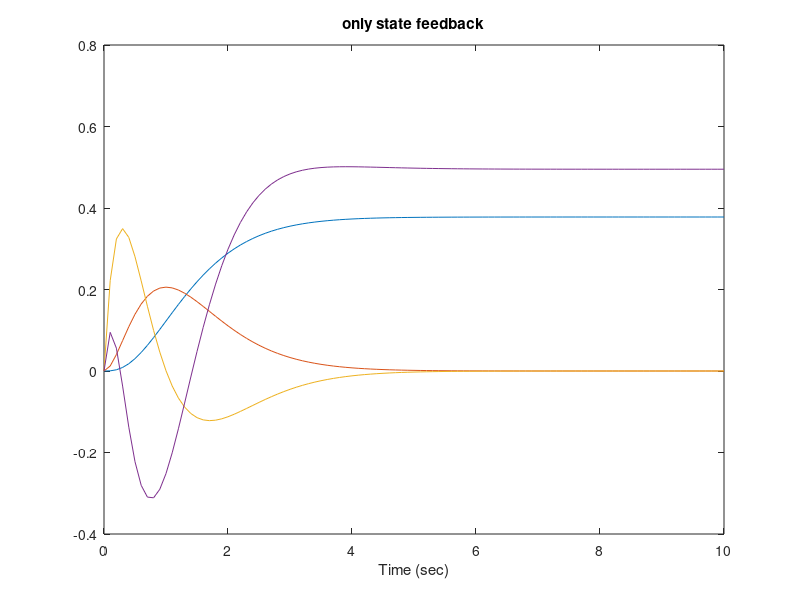
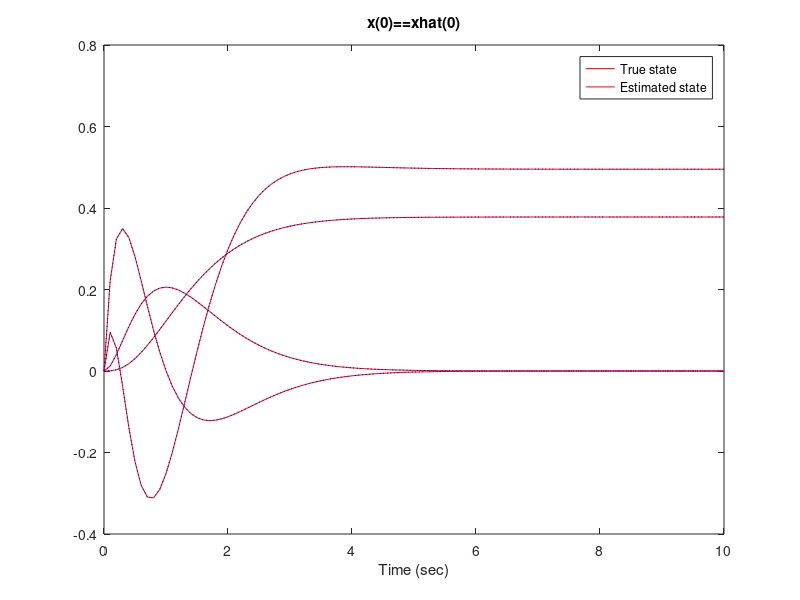
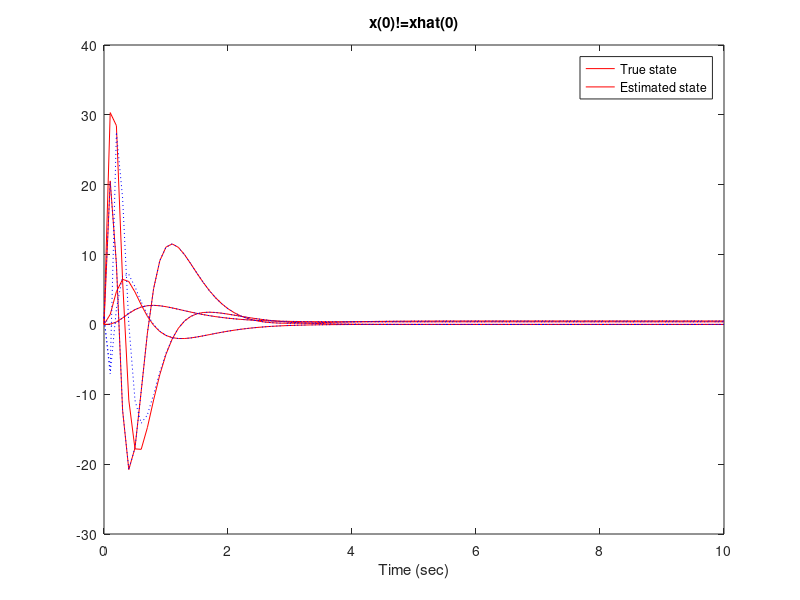

Write MATLAB code to recreate these figures, in order.
% Group 2
% Tomas Gareau - 20517229
% Jeremy Wong - 20518722
% Ziyang Huang - 20484627

close all; clc; clear;
A=[0 1 0 0; 0 0 1 0; -3 1 2 3; 2 1 0 0];
B=[0 0; 0 0; 1 2; 0 2];
C=[1 0 0 0; 0 0 0 1];
D=0;

% Design a state feedback and state estimator
% Simulate the combined system with v=step
% only state feedback
% combined system with x(0)=x_hat(0)
% let x(0)!=x_hat(0)

Q=ctrb(A,B);
rank(Q)
R=obsv(A,C);
rank(R)
F=place(A',C',[-10, -10.1,-10.2,-10.3])';
K=place(A,B,[-2, -2.1,-2.2,-2.3]);

A_hat=[A -B*K; F*C A-F*C-B*K];
B_hat=[B;B];
C_hat=[C -D*K];
D_hat=0;

%% only state feedback
sys=ss(A-B*K,B,C,D);
x0 = [0; 0; 0; 0];
t = 0:0.1:10;
u = ones(length(t),2);
[y,t,x] = lsim(sys, u, t, x0);
figure()
plot(t, x);
title('only state feedback');
xlabel('Time (sec)')

%% x(0)==x_hat(0)
sys=ss(A_hat,B_hat,C_hat,D_hat);
x0 = [0; 0; 0; 0; 0; 0; 0; 0];
t = 0:0.1:10;
u = ones(length(t),2);
[y,t,x] = lsim(sys, u, t, x0);

n = 4;
x_est = x(:, n+1:end);
x = x(:,1:n);

figure()
plot(t, x, '-r', t, x_est, ':b');
title('x(0)==xhat(0)');
legend('True state', 'Estimated state');
xlabel('Time (sec)')

%% x(0)!=x_hat(0)
x0 = [0; 0; 0; 0; 1; 1; 1; 1];
t = 0:0.1:10;
u = ones(length(t),2);
[y,t,x] = lsim(sys, u, t, x0);

n = 4;
x_est = x(:, n+1:end);
x = x(:,1:n);

figure()
plot(t, x, '-r', t, x_est, ':b');
title('x(0)!=xhat(0)');
legend('True state', 'Estimated state');
xlabel('Time (sec)')